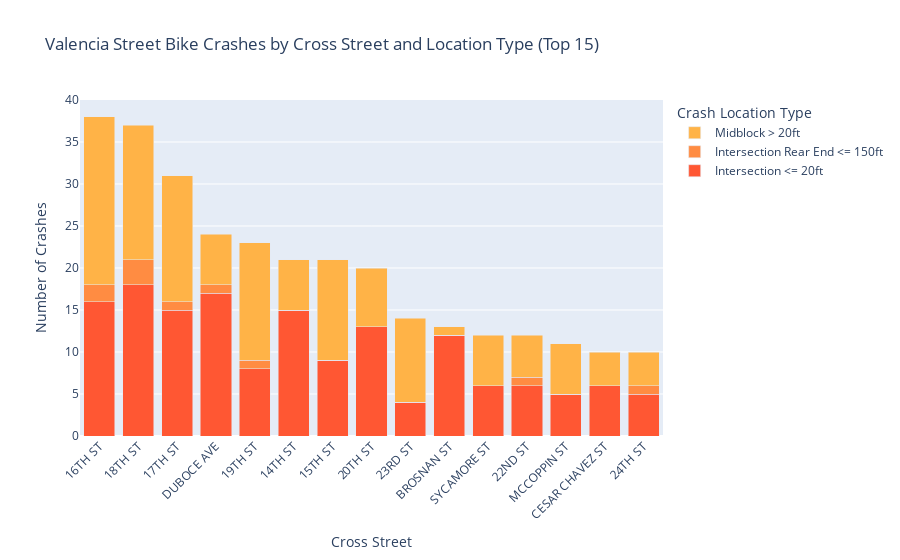
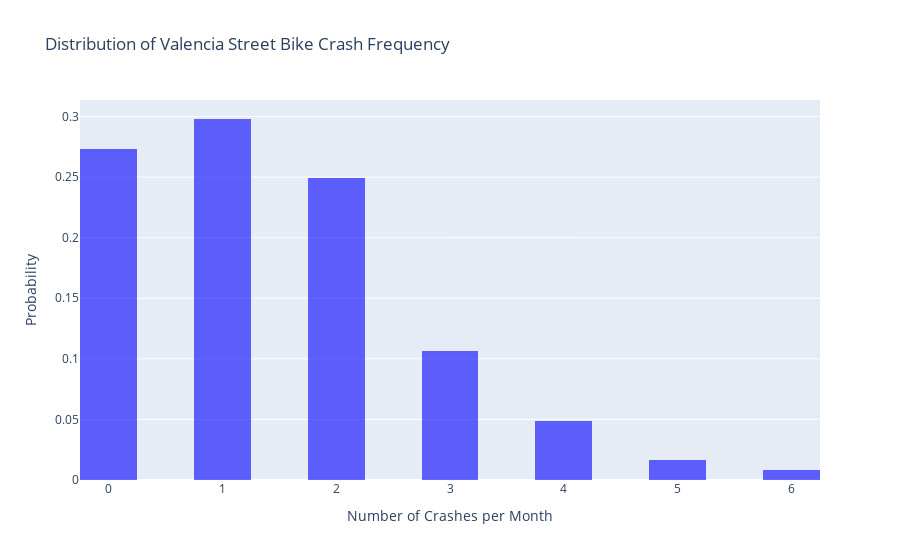

Notebook source saved alongside these figures, in order:
### Markdown cell above
### Spatial and Temporal Distribution of Valencia Bike Crashes

Analyzing the spatial and temporal distribution of bicycle crashes on Valencia Street helps place individual months and locations in the context of broader patterns. This perspective is useful for identifying trends as well as flagging potential outliers or anomalies.

Over the sampled time period, the average number of crashes per month on Valencia Street was **1.44**, with a variance of **1.14**. The maximum number of crashes observed in a single month was **six**, which occurred only twice—an event with an estimated probability of just **0.82%**, suggesting these were statistically rare occurrences.

Crash locations along Valencia Street were not evenly distributed. The blocks near **16th, 17th, and 18th Streets** recorded the highest individual crash counts. Within this central segment of the corridor, crash locations were relatively balanced between **intersections and midblock segments**. However, certain areas stand out as having distinct patterns. For example, **Brosnan Street** stands out: **92%** of crashes there occurred within **20 feet** of the intersection, indicating a localized risk pattern.

### Code cell
# where do valencia bike crashes happen?

# Get the cross streets from valencia bike crashes with intersection data
cross_street_intersection_data = valencia_bike_crashes.groupby(['secondary_rd', 'intersection']).size().unstack(fill_value=0)

# Remove any rows where secondary_rd is NaN and get top 15 cross streets by total crashes
cross_street_intersection_data = cross_street_intersection_data.dropna()
cross_street_totals = cross_street_intersection_data.sum(axis=1).sort_values(ascending=False)
top_15_streets = cross_street_totals.head(15).index
cross_street_intersection_data = cross_street_intersection_data.loc[top_15_streets]

# Create a stacked bar chart
fig_cross_streets = go.Figure()

# Define colors for each intersection type (crimson-orange palette)
colors = {
    'Midblock > 20ft': '#FFB347',           # vibrant orange-red
    'Intersection <= 20ft': '#FF5733',      # orange
    'Intersection Rear End <= 150ft': '#FF8C42'  # light orange
}

# Add each intersection type as a separate bar
for intersection_type in cross_street_intersection_data.columns:
    fig_cross_streets.add_trace(go.Bar(
        name=intersection_type,
        x=cross_street_intersection_data.index,
        y=cross_street_intersection_data[intersection_type],
        marker_color=colors.get(intersection_type, 'gray')
    ))

# Update layout for stacked bar chart
fig_cross_streets.update_layout(
    title='Valencia Street Bike Crashes by Cross Street and Location Type (Top 15)',
    xaxis_title='Cross Street',
    yaxis_title='Number of Crashes',
    xaxis_tickangle=-45,
    barmode='stack',
    legend_title='Crash Location Type'
)

fig_cross_streets.show()

# Extract year-month from valencia_bike_crashes
valencia_bike_crashes_copy = valencia_bike_crashes.copy()
valencia_bike_crashes_copy['year_month'] = valencia_bike_crashes_copy['collision_datetime'].dt.to_period('M')

# Count crashes per month
crashes_per_month_raw = valencia_bike_crashes_copy['year_month'].value_counts().sort_index()

# Create a complete date range from min to max date in the entire crash dataset
all_crash_dates = crash_data['collision_datetime'].dropna()
date_range = pd.period_range(
    start=all_crash_dates.min().to_period('M'),
    end=all_crash_dates.max().to_period('M'),
    freq='M'
)

# Create a complete dataframe with all months, filling missing values with 0
complete_df = pd.DataFrame({'year_month': date_range})
crashes_per_month_df = pd.DataFrame({
    'year_month': crashes_per_month_raw.index,
    'crash_count': crashes_per_month_raw.values
})

# Merge to get complete time series with zeros for missing months
complete_crashes = complete_df.merge(crashes_per_month_df, on='year_month', how='left')
complete_crashes['crash_count'] = complete_crashes['crash_count'].fillna(0)

# Convert back to Series for consistency with existing code
crashes_per_month = pd.Series(
    data=complete_crashes['crash_count'].values,
    index=complete_crashes['year_month']
).sort_index()

# Create histogram
fig_histogram = go.Figure()

fig_histogram.add_trace(go.Histogram(
    x=crashes_per_month.values,
    nbinsx=20,
    histnorm='probability',  # This normalizes to show probability
    name='Valencia Bike Crashes',
    marker_color='blue',
    opacity=0.6
))

fig_histogram.update_layout(
    title='Distribution of Valencia Street Bike Crash Frequency',
    xaxis_title='Number of Crashes per Month',
    yaxis_title='Probability',
    showlegend=False
)

fig_histogram.show()

# Print summary statistics
print(f"Valencia bike crashes summary statistics:")
print(f"Total months with data: {len(crashes_per_month)}")
print(f"Mean crashes per month: {crashes_per_month.mean():.2f}")
print(f"Median crashes per month: {crashes_per_month.median():.2f}")
print(f"Standard deviation: {crashes_per_month.std():.2f}")


# Print time range information
print(f"Time period covered: {crashes_per_month.index.min()} to {crashes_per_month.index.max()}")
print(f"Total time span: {len(crashes_per_month)} months")

### Figure 1 — Plotly figure (JSON) as saved in the notebook; plotly's stock layout.template omitted (floating-point values rounded to 4 significant figures)
{"data": [{"marker": {"color": "#FF5733"}, "name": "Intersection <= 20ft", "type": "bar", "x": ["16TH ST", "18TH ST", "17TH ST", "DUBOCE AVE", "19TH ST", "14TH ST", "15TH ST", "20TH ST", "23RD ST", "BROSNAN ST", "SYCAMORE ST", "22ND ST", "MCCOPPIN ST", "CESAR CHAVEZ ST", "24TH ST"], "y": [16, 18, 15, 17, 8, 15, 9, 13, 4, 12, 6, 6, 5, 6, 5]}, {"marker": {"color": "#FF8C42"}, "name": "Intersection Rear End <= 150ft", "type": "bar", "x": ["16TH ST", "18TH ST", "17TH ST", "DUBOCE AVE", "19TH ST", "14TH ST", "15TH ST", "20TH ST", "23RD ST", "BROSNAN ST", "SYCAMORE ST", "22ND ST", "MCCOPPIN ST", "CESAR CHAVEZ ST", "24TH ST"], "y": [2, 3, 1, 1, 1, 0, 0, 0, 0, 0, 0, 1, 0, 0, 1]}, {"marker": {"color": "#FFB347"}, "name": "Midblock > 20ft", "type": "bar", "x": ["16TH ST", "18TH ST", "17TH ST", "DUBOCE AVE", "19TH ST", "14TH ST", "15TH ST", "20TH ST", "23RD ST", "BROSNAN ST", "SYCAMORE ST", "22ND ST", "MCCOPPIN ST", "CESAR CHAVEZ ST", "24TH ST"], "y": [20, 16, 15, 6, 14, 6, 12, 7, 10, 1, 6, 5, 6, 4, 4]}], "layout": {"barmode": "stack", "legend": {"title": {"text": "Crash Location Type"}}, "title": {"text": "Valencia Street Bike Crashes by Cross Street and Location Type (Top 15)"}, "xaxis": {"tickangle": -45, "title": {"text": "Cross Street"}}, "yaxis": {"title": {"text": "Number of Crashes"}}}}

### Figure 2 — Plotly figure (JSON) as saved in the notebook; plotly's stock layout.template omitted (floating-point values rounded to 4 significant figures; data arrays with more than 128 entries replaced by an {"elided": "..."} marker saying what was removed)
{"data": [{"histnorm": "probability", "marker": {"color": "blue"}, "name": "Valencia Bike Crashes", "nbinsx": 20, "opacity": 0.6, "type": "histogram", "x": {"elided": "245 float values"}}], "layout": {"showlegend": false, "title": {"text": "Distribution of Valencia Street Bike Crash Frequency"}, "xaxis": {"title": {"text": "Number of Crashes per Month"}}, "yaxis": {"title": {"text": "Probability"}}}}
